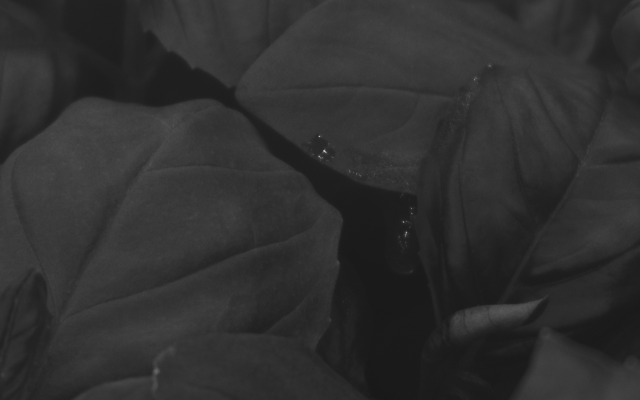
#> input picture samples/image.png, 1280 x 800 px (shown at 1/2 size)
$ python -i imFunc.py   (imports and definitions only)
#> lines starting #> are read from the running program, lines starting #| are printed output that depends on the picture
from PIL import Image, ImageEnhance
import numpy as np

import io
from typing import Sequence

from .palette import palette


# Image type conversions
# [66 lines left out: functions image_to_bytes, bytes_to_image, mask_array_to_image, vary_sharp, vary_bright, vary_contrast, not called in this run]

def vary_angle(image, segment = None):
    """Rotate image by a random angle"""
    angle = np.random.randint(1, 100) * 0.1
    if np.random.randint(1, 10) <= 5:
        angle = -angle

    if segment:
        return image.rotate(angle, fillcolor='#404040'), segment.rotate(angle)
    else:
        return image.rotate(angle, fillcolor='#404040')

# [42 lines left out: functions vary_flip, random_augment, not called in this run]

>>> from PIL import Image
>>> picture = Image.open('../samples/image.png')
#> picture is the input picture: PIL image 1280x800 L; min 22, max 255, mean 47.7
>>> result = vary_angle(picture)
#> in vary_angle, `return image.rotate(angle, fillcolor='#404040')`:
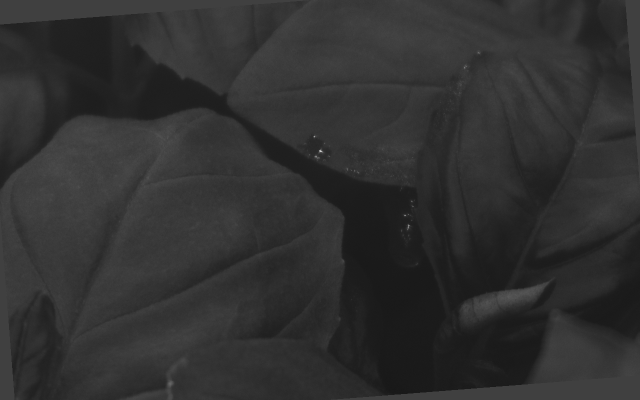
#> returned value: PIL image 1280x800 L (shown at 1/2 size); min 22, max 255, mean 48.4
